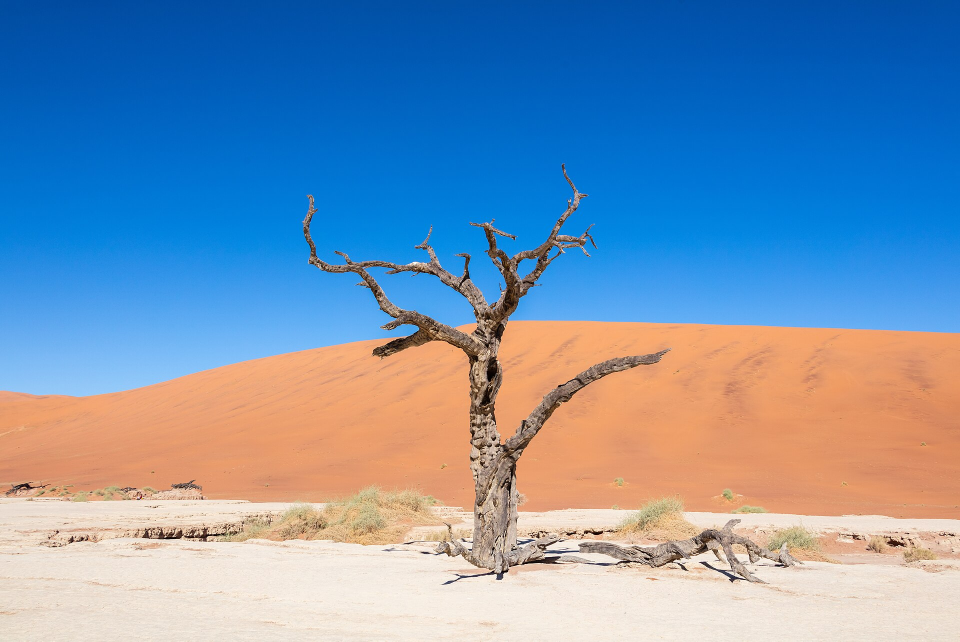
#> input picture assets/sample-dead-vlei.jpg, 1920 x 1283 px (shown at 1/2 size); its folder holds only this picture in this run
$ python -i imaging.py   (imports and definitions only)
#> lines starting #> are read from the running program, lines starting #| are printed output that depends on the picture; after the words box and inside, x2 and y2 are one past the last pixel; in counts of white or black regions, pixels touching at a corner belong together
"""Image math for Underpaint.

Kept out of app.py on purpose: app.py runs Streamlit calls at import time, so
importing it from a plain terminal script is awkward. Everything here is pure
numpy in and numpy out, which means it can be run on a 4x4 array by hand.
"""

import cv2
import numpy as np
from io import BytesIO
from PIL import Image, ImageOps

# Clustering settings. Hardcoded per cut list item 1: no sliders.
PALETTE_SIZE = 6
PALETTE_SAMPLE_PX = 200
KMEANS_SEED = 0

# How close two cluster centers have to be, in Delta E 76, before extract_palette
# treats them as one color and merges them. Not a tunable: it is a fixed property of
# the clustering, and there is no UI attached to it.
#
# 1.0 is chosen to sit well under the just-noticeable difference, usually put around
# 2.3, so nothing a viewer could actually distinguish is ever merged. It only has to
# be large enough to catch what this is for, and the gaps it is for are far smaller:
# the duplicated centers on a solid-gray image differ by 0.015, and on a two-color
# image by exactly 0. The margin is the half worth measuring rather than asserting:
# the closest legitimate pair of swatches on the three test photos is Delta E 8.2
# (portrait), 10.5 (interior) and 14.7 (dead vlei), so the nearest real photo sits
# eight times the threshold away and all three palettes are byte-identical to what
# they were before this merging existed.
SWATCH_MERGE_DELTA_E = 1.0

# What load_rgb refuses before it decodes anything. Both numbers are measured, and
# both guard a failure that a decodable, perfectly valid image file can cause.
#
# The ceiling is about memory, not speed. Pillow's own decompression-bomb check only
# raises above twice its MAX_IMAGE_PIXELS, which is 178,956,970, so an image just under
# that sails through it: a 13300x13300 PNG is 0.16MB on disk, decodes fine, and took
# peak RSS to 932MiB on this laptop. Streamlit Cloud's free tier has about 1GB, so that
# one small upload is an out-of-memory kill of a public page. Measured cost is roughly
# 3.5MiB of peak RSS per megapixel: 49M pixels reached 356MiB, 80M reached 529MiB, 144M
# reached 759MiB. 50M is the line because it leaves real headroom on a 1GB container and
# still clears every phone camera, which currently top out at 48MP. A 61MP full-frame
# DSLR file is over it and gets told to resize, which is a trade made on purpose.
MAX_SOURCE_PIXELS = 50_000_000

# The floor is about the pipeline being asked something meaningless. It crashes below
# six pixels, because extract_palette cannot find PALETTE_SIZE clusters in fewer samples
# than that, and it raises a ValueError nothing upstream was catching. Six is the crash.
#
# 32 is a judgment call about where output stops being worth showing, and it is hers: S19
# proposed 64 and she chose 32, which admits things like a 32x32 icon on the grounds that
# refusing a real if tiny picture is the worse of the two errors. Nothing between 32 and
# 64 breaks: every shape in that band was run through the whole pipeline before the floor
# was lowered into it, including lopsided ones whose short edge collapses to one pixel.
# Below 32 the outputs stop meaning anything well before they stop existing, which is why
# there is a floor above the crash point at all rather than a guard at six.
MIN_SOURCE_DIMENSION = 32


class UnusableImageSize(ValueError):
    """The file decodes, but its dimensions are ones this app should refuse.

    Deliberately not the same failure as "these bytes are not an image". app.py shows
    this exception's own message, because "try a JPEG, PNG, or HEIC photo" is unhelpful
    advice to someone whose JPEG is perfectly valid and merely enormous.
    """


# [294 lines left out: functions load_rgb, posterize, posterize_output_values, value_range, srgb_to_lab, lab_to_srgb and 3 more, not called in this run]


# How many value bands the stages cut the photo into. Three because S5
# validated three as the count that reads as connected massing. Shared by
# the value studies, the line drawing's shape labels, and the two color
# stages, so all of them agree on where a dark stops being a dark.
STAGE_VALUE_LEVELS = 3

# The toned canvas the first three stages sit on: a mid-value neutral, which
# is the rubric's own first instruction, and the app is called Underpaint.
# Not white, and this was measured rather than assumed. With white standing
# for uncovered canvas, stage 2 of the sample photo came out 81% blank,
# because the sky and the dune both land in the middle value band, and the
# pale ground that did get painted was nearly white itself. So white was
# reading as the lightest value in some places and as nothing at all in
# others, in the same picture. A mid-value ground can only mean one of those.
TONED_GROUND = 128


# --------------------------------------------------------------------------
# Line drawing
#
# The first thing a painter puts on a canvas is the drawing, and until S12
# the app never showed it: the filmstrip opened on a value study that
# non-painters could not read, while the rubric had been saying "get the
# drawing down first" all along.
#
# Two line sources are unioned because they fail in opposite directions.
# Region outlines can only draw borders between large areas, so anything
# thin (an earring, a lamp cord) or internal to one area (an eye) is
# invisible to them by construction. A contrast edge detector sees exactly
# those and little else. Both then get the same test neither had on its
# own: is this boundary a real edge, measured as the Lab distance between
# the two sides' own mean colors.
#
# Every constant below is a fraction of the image's own long edge rather
# than a pixel count, for the same reason soften's radius was: a fixed
# pixel count means something different on a 400px image than a 1200px one.
# --------------------------------------------------------------------------

# Median filter applied to the label map before contours are taken. Speckle
# in a label map becomes a wobbling line, so it is cheaper to remove it here
# than to filter the lines it would have produced.
LINE_LABEL_SMOOTHING = 0.02

# Keep the 20 largest shapes overall rather than everything above a fixed
# area fraction. An area floor is tuned to one photo's complexity by
# construction: the fraction that keeps a portrait readable buries an
# interior. A fixed count is the same budget for every photo.
LINE_KEEP_SHAPES = 20

# The test both line sources were missing. A smooth studio backdrop still
# gets cut into palette clusters and every cut becomes a border, so the
# region pass invented wobbling lines across the portrait's background; a
# gradual sky-to-sand transition has no sharp gradient anywhere, so the
# edge pass missed the dune ridge entirely. Bands of a backdrop sit a
# couple of Lab units apart and drop out here, sky against sunlit sand is
# tens and survives. Same ΔE the paint matching runs.
LINE_MIN_DELTA_E = 15.0

# Bilateral rather than Gaussian is the whole point of this step: it
# smooths inside a region while leaving the region's borders sharp, which
# is the opposite of what a Gaussian does to the edges Canny is about to
# look for. The Canny thresholds are multiples of each photo's own median
# gradient, not hand-picked numbers, so nothing here is tuned per photo.
LINE_BILATERAL_FRACTION = 0.012
LINE_BILATERAL_SIGMA = 60
LINE_CANNY_LOW_RATIO = 0.66
LINE_CANNY_HIGH_RATIO = 1.33

# Texture produces many short disconnected fragments; a feature produces a
# few long ones. A 1px line's pixel count is its length, so component size
# is the filter.
#
# This pair is the one number on this page that is a taste call rather than
# a measurement: it decides whether the drawing reads as a loose block-in or
# a contour illustration, and there is no correct answer to measure toward.
# Chosen by rendering both ends of the range on all three test photos and
# picking from the pair, not by tuning until one photo looked right. Raising
# it further does keep cleaning up the interior, but it is also what starts
# eating the portrait's earring, so it is not free in either direction.
LINE_EDGE_MIN_LENGTH = 0.20
LINE_REGION_MIN_LENGTH = 0.10

# Line weight, and how far in from the frame to stop. The border of the
# photo is not a line in the drawing; without the margin every image gets
# a rectangle drawn around it, since the frame is a boundary of every
# region that touches it.
LINE_THICKNESS = 0.002
LINE_EDGE_THICKNESS = 0.0018
LINE_FRAME_MARGIN = 0.004


# [74 lines left out: functions nearest_palette_index, value_band_index, shape_labels, not called in this run]


def _clear_frame(mask, long_edge, margin_fraction=LINE_FRAME_MARGIN):
    """Blank a margin all the way around. Modifies and returns mask."""
    margin = max(2, int(round(long_edge * margin_fraction)))
    mask[:margin, :] = mask[-margin:, :] = mask[:, :margin] = mask[:, -margin:] = 0
    return mask


def _drop_short_components(mask, long_edge, min_length_fraction):
    """Keep only connected components at least min_length_fraction long."""
    count, components, stats, _ = cv2.connectedComponentsWithStats(mask, connectivity=8)
    keep = np.zeros(count, dtype=bool)
    keep[1:] = stats[1:, cv2.CC_STAT_AREA] >= min_length_fraction * long_edge
    return keep[components].astype(np.uint8)


def _thicken(mask, long_edge, thickness_fraction):
    thickness = max(1, int(round(long_edge * thickness_fraction)))
    return cv2.dilate(mask, np.ones((thickness, thickness), np.uint8))


# [71 lines left out: function region_outlines, not called in this run]


def contrast_edges(rgb, min_length_fraction=LINE_EDGE_MIN_LENGTH,
                   thickness_fraction=LINE_EDGE_THICKNESS):
    """Canny edges on a bilateral-filtered copy, long fragments only.

    Args:
        rgb: uint8 sRGB array (H, W, 3).
        min_length_fraction: drop components shorter than this fraction of the
            long edge. This is the looseness knob for the whole drawing.
        thickness_fraction: line weight as a fraction of the long edge.

    Returns:
        uint8 array (H, W), 1 where a line is, 0 elsewhere.
    """
#> called with min_length_fraction = 0.2, thickness_fraction = 0.0018
    rgb = np.asarray(rgb, dtype=np.uint8)
    long_edge = max(rgb.shape[:2])
#> long_edge = 1920

    diameter = max(5, int(round(long_edge * LINE_BILATERAL_FRACTION)) | 1)
#> diameter = 23
    smooth = cv2.bilateralFilter(rgb, diameter, LINE_BILATERAL_SIGMA, LINE_BILATERAL_SIGMA)
    gray = cv2.cvtColor(smooth, cv2.COLOR_RGB2GRAY)
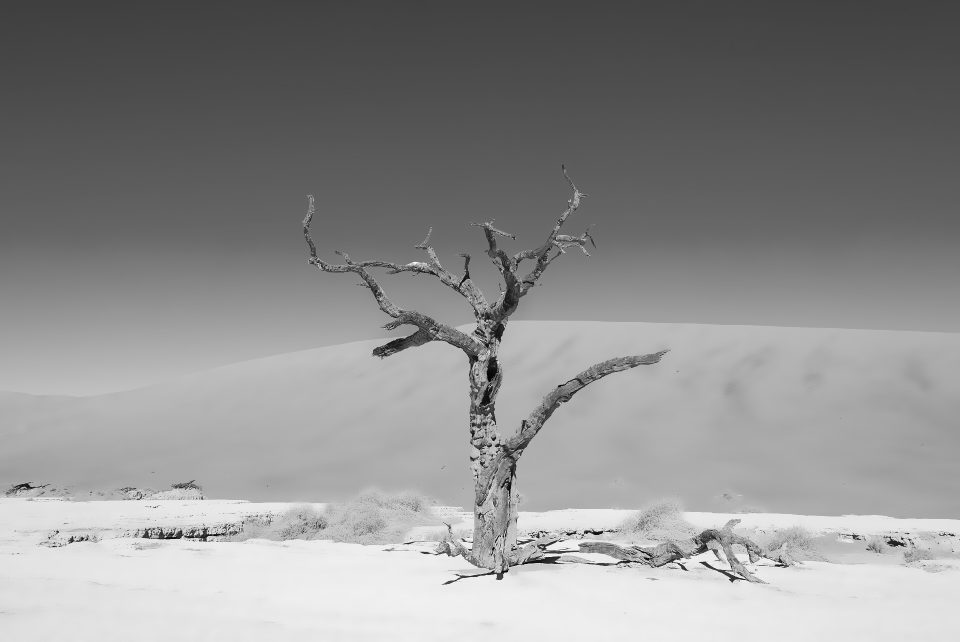
#> gray: shape (1283, 1920) (shown at 1/2 size); min 5, max 244, mean 142.4

    median = float(np.median(gray))
#> median = 148
    edges = cv2.Canny(
        gray,
        int(max(0, LINE_CANNY_LOW_RATIO * median)),
        int(min(255, LINE_CANNY_HIGH_RATIO * median)),
        L2gradient=True,
    )
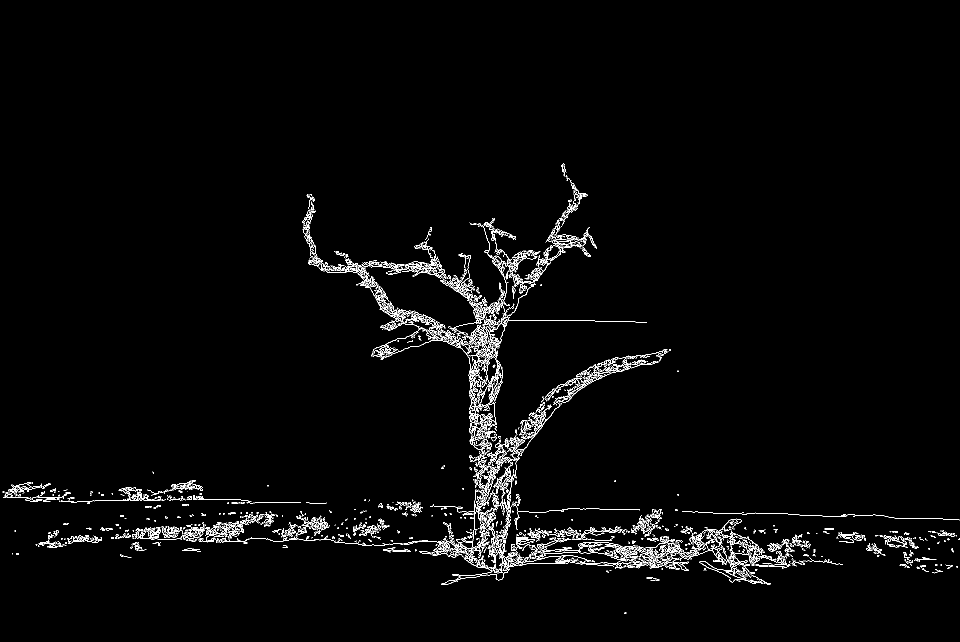
#> edges: shape (1283, 1920) (shown at 1/2 size); 2% white in thin lines or dots, all inside (x1, y1, x2, y2) = (5, 327, 1920, 1228)

    mask = _drop_short_components(edges, long_edge, min_length_fraction)
#> in _drop_short_components, `count, components, stats, _ = cv2.connectedComponentsWithStats(mask, c..`:
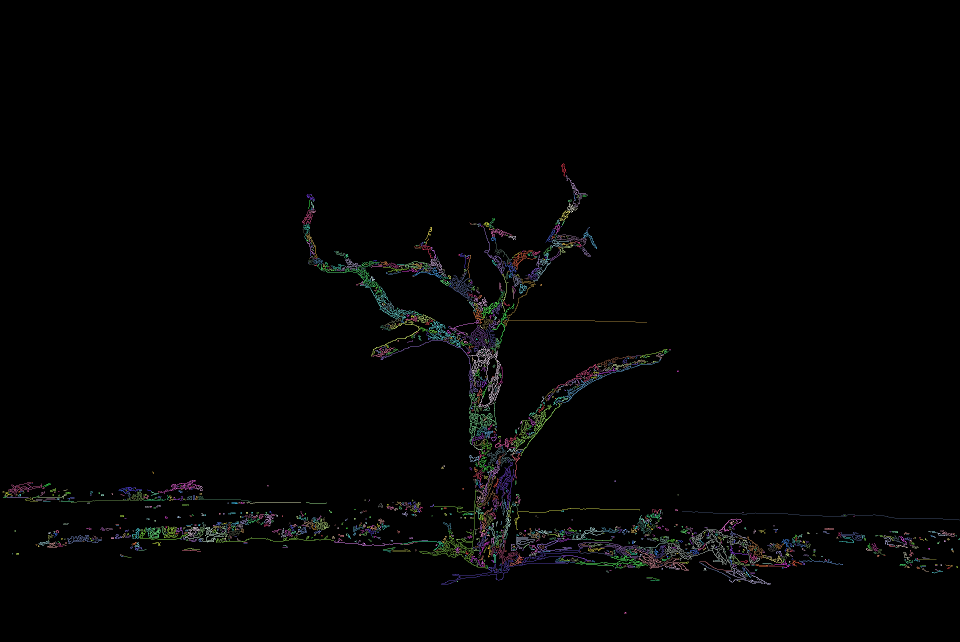
#> components: shape (1283, 1920) int32 (shown at 1/2 size); 2002 distinct labels, from 0 to 2001; one colour per label, 0 black
#> in _drop_short_components, `count, components, stats, _ = cv2.connectedComponentsWithStats(mask, c..`: count = 2002; stats = 2002 rows, first 6: [0, 0, 1920, 1283, 2413973], [1123, 327, 10, 26, 68], [1132, 350, 40, 40, 118], [1139, 356, 1, 1, 1], [1144, 372, 2, 6, 6], [1147, 379, 2, 2, 2]
#> in _drop_short_components, `return keep[components].astype(np.uint8)`:
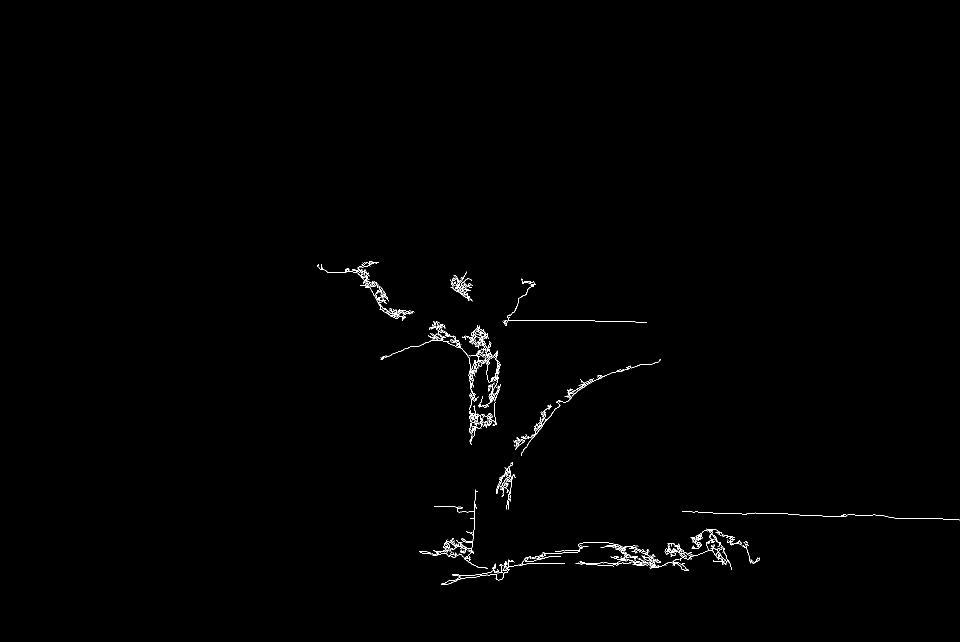
#> returned value: shape (1283, 1920) (shown at 1/2 size); values 0 (black) and 1 (white), 0.49% white in thin lines or dots, all inside (x1, y1, x2, y2) = (635, 523, 1920, 1170)
    _clear_frame(mask, long_edge)
#> in _clear_frame, `mask[:margin, :] = mask[-margin:, :] = mask[:, :margin] = mask[:, -mar..`: mask: shape (1283, 1920); values 0 (black) and 1 (white), 0.49% white in thin lines or dots, all inside (x1, y1, x2, y2) = (635, 523, 1912, 1170)
    return _thicken(mask, long_edge, thickness_fraction)
#> in _thicken, `return cv2.dilate(mask, np.ones((thickness, thickness), np.uint8))`:
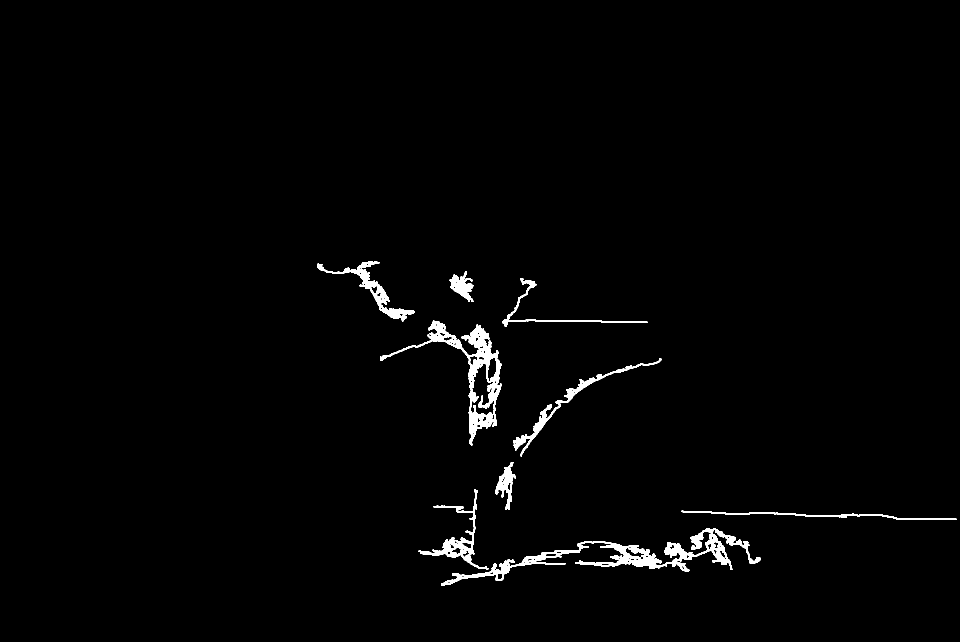
#> returned value: shape (1283, 1920) (shown at 1/2 size); values 0 (black) and 1 (white), 1.5% white; 9 white regions, largest, box (x1, y1, x2, y2) and area: (882, 1056, 1521, 1171) 11059, (760, 641, 1003, 891) 8865, (634, 522, 830, 643) 3349


# [22 lines left out: function line_drawing, not called in this run]


# --------------------------------------------------------------------------
# Stage generation
#
# Four views of the same source image, in the order a painter builds them:
# the drawing, the two ends of the value range in color, the midtones, then
# the photo. Each is computed straight from the untouched rgb array, never
# from another stage's output. Chaining would compound each stage's own
# approximation into the next one, and the last stage would drift off the
# actual photo instead of being it.
#
# Stages 2 and 3 paint with the same swatches the palette panel shows, six for
# an ordinary photo and fewer for one too flat to fill six clusters,
# so the filmstrip stays tied to the palette rather than being an unrelated
# output that happens to sit near it.
# --------------------------------------------------------------------------

# Labels for build_stages's four outputs, in order. Single source of truth:
# app.py uses these as filmstrip captions and rubric.py uses the same
# strings as the step labels it asks the model for, so the written guide
# and the images point at each other instead of running two numbering
# schemes that can drift apart.
STAGE_CAPTIONS = [
    "1 · Drawing",
    "2 · Darks and lights",
    "3 · Midtones",
    "4 · Full detail",
]


# [114 lines left out: functions value_block_in, recolor_to_palette, anchor_masses, build_stages, cross_fade_frames, not called in this run]

>>> import cv2
>>> picture = cv2.cvtColor(cv2.imread('assets/sample-dead-vlei.jpg'), cv2.COLOR_BGR2RGB)
>>> result = contrast_edges(picture)
